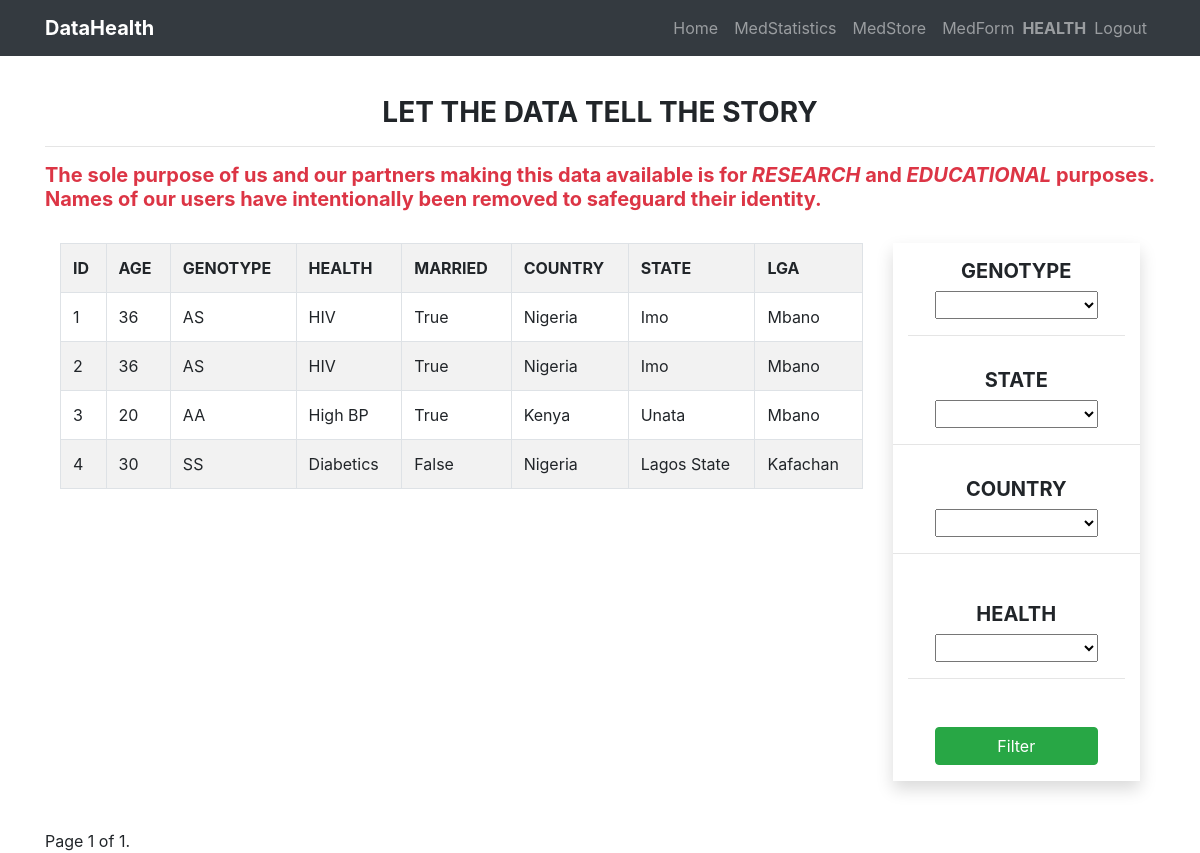
The page /medhistory/userstats/ (signed in) on the database its author committed.
### user/models.py (models this page shows)
class User(AbstractUser):
    is_healthworker = models.BooleanField(default=False, null=True)
    is_patient = models.BooleanField(default=False, null=True)

### usersmedhistory/models.py (models this page shows, shortened)
class UserMedicalRecord(models.Model):
    user_choices = (
        ('AA', 'AA'), ('AS', "AS"),('SS', 'SS')
    )
    user = models.ForeignKey(User, on_delete=models.CASCADE)
    age = models.IntegerField()
    email = models.EmailField(null=True, blank=True)
    phone = models.IntegerField(blank=True, null=True)
    country = models.ForeignKey(Country, on_delete=models.CASCADE)
    state = models.ForeignKey(State, on_delete=models.CASCADE)
    local_government = models.ForeignKey(LocalGovernment, on_delete=models.CASCADE)
    health_challenge = models.ForeignKey(HealthChallenge, on_delete=models.CASCADE)
    married = models.BooleanField(default=False)
    children = models.IntegerField(blank=True, null=True)
    wife = models.IntegerField(blank=True, null=True)
    address = models.CharField(max_length=250, blank=True, null=True)
    genotype = models.CharField(max_length=2, choices=user_choices)
    date = models.DateField(auto_now_add=True)
    class Meta:
        ordering = ["user"]

class HealthChallenge(models.Model):
    name = models.CharField(max_length=50)
    def __str__(self):
        return self.name

class Country(models.Model):
    name = models.CharField(max_length=50)
    def __str__(self):
        return self.name

class State(models.Model):
    name = models.CharField(max_length=50)
    country = models.ForeignKey(Country, on_delete=models.CASCADE)
    def __str__(self):
        return self.name

class LocalGovernment(models.Model):
    name = models.CharField(max_length=50)
    country = models.ForeignKey(Country, on_delete=models.CASCADE)
    state = models.ForeignKey(State, on_delete=models.CASCADE)
    def __str__(self):
        return self.name

### usersmedhistory/views.py (the view)
# urls.py: path('userstats/', statistics, name='stats'),
def statistics(request):
    queryset = UserMedicalRecord.objects.all()
    genotype = request.GET.get('genotype')
    if genotype != '' and genotype is not None:
        queryset = queryset.filter(genotype__icontains=genotype)
    state = request.GET.get('state')
    if state != '' and state is not None:
        queryset = queryset.filter(state__name__icontains=state)
    health = request.GET.get('health')
    if health != '' and health is not None:
        queryset = queryset.filter(health_challenge__name__icontains=health)
    country = request.GET.get('country')
    if country != '' and country is not None:
        queryset = queryset.filter(country__name__icontains=country)
    paginator = Paginator(queryset, 30)
    page_number = request.GET.get('page', 1)
    try:
        page = paginator.page(page_number)
    except PageNotAnInteger:
        page = paginator.page(1)
    except EmptyPage:
        page = paginator.page(paginator.num_pages)
    context ={"queryset": queryset, 'page': page,}
    template = 'medicalrecord/illstatistics.html'
    return render(request, template, context)

### templates/medicalrecord/illstatistics.html (shortened to what this page needs)
{% extends "index.html" %}
{% load crispy_forms_tags %}
{% load staticfiles %}
{% block content %}
<div class="container mx-auto row mt-5 pt-5">
    <div class="mb-4">
        <h3 class="text-center font-weight-bold">LET THE DATA TELL THE STORY</h3>
        <hr>
        <h5 class="text-danger font-weight-bold text-justified">The sole purpose of us and our partners making this data
            available is for <em>RESEARCH</em> and <em>EDUCATIONAL</em> purposes.
            Names of our users have intentionally been removed to safeguard their identity.
        </h5>
    </div>
    <div class="col-md-9 col-sm-12 table-responsive">
        <table style="width:100%" class="table table-striped table-bordered ">
            <tr class="text-uppercase">
                <th>ID</th>
                <th>AGE</th>
                <th>GENOTYPE</th>
                <th>HEALTH </th>
                <th>MARRIED</th>
                <th>COUNTRY</th>
                <th>STATE</th>
                <th>LGA</th>
            </tr>
            {% for record in queryset %}
            <tr>
                <td>{{ record.id }}</td>
                <td>{{ record.age }}</td>
                <td>{{ record.genotype }}</td>
                <td>{{ record.health_challenge }}</td>
                <td>{{ record.married }}</td>
                <td>{{ record.country }}</td>
                <td>{{ record.state }}</td>
                <td>{{record.local_government}}</td>
            </tr>
            {% endfor %}
        </table>
    </div>
    <div class="col-md-3 col-sm-12">
        <form method="GET" class="mb-5 shadow font-weight-bold h5 text-uppercase">
            <div class="row">
                <div class="form-group my-3 col-md-12">
                    <div class="col-12 text-center">
                        <label for="genotype">Genotype</label></div>
                    <div class="col-12 text-center">
                        <select id="genotype" name="genotype" class="w-75 mx-auto">
                            <option name=""></option>
                            <option name="AA">AA</option>
                        </select>
                        <hr>
                    </div>
                </div>
                <div class="form-group col-md-12">
                    <div class="col-12 text-center">
                        <label for="state">State</label>
                    </div>
                    <div class="col-12 text-center">
                        <select id="state" name="state" class="w-75 mx-auto">
                            <option name=""></option>
                            <option name="Imo">Imo</option>
                        </select>
                    </div>
                    <hr>
                </div>
                <div class="form-group col-md-12">
                    <div class="col-12 text-center">
                        <label for="country">Country</label>
                    </div>
                    <div class="col-12 text-center">
                        <select id="country" name="country" class="w-75 mx-auto">
                            <option name=""></option>
                            <option name="Nigeri">Nigeria</option>
                        </select>
                    </div>
                    <hr>
                </div>
                <div class="form-group my-3 col-md-12">
                    <div class="col-12 text-center">
                        <label for="health">Health</label></div>
                    <div class="col-12 text-center">
                        <select id="health" name="health" class="w-75 mx-auto">
                            <option name=""></option>
                            <option name="Malaria">Malaria</option>
                        </select>
                        <hr>
                    </div>
                </div>
                <div class="form-group my-3 col-12">
                    <div class="col-12 text-center">
                        <button class="btn btn-success w-75 btn-center" type="submit">Filter</button>
                    </div>
                </div>
            </div>
        </form>
    </div>
    {% include "includes/pagination.html" %}
</div>
{% endblock content %}

### templates/index.html (shortened to what this page needs)
<!DOCTYPE html>
<html lang="en">
<head>
    {% load staticfiles %}
    {% load crispy_forms_tags %}
    <link rel="stylesheet" href="https://maxcdn.bootstrapcdn.com/bootstrap/4.1.3/css/bootstrap.min.css">
    <link href="{% static 'css/bootstrap.min.css' %}" rel="stylesheet">
    <link href="{% static 'css/custom.css' %}" rel="stylesheet">
</head>
<body>
    {% block navbar %}
    <nav class="navbar navbar-expand-lg navbar-dark bg-dark fixed-top">
        <div class="container">
            <a class="navbar-brand" href="/"><strong class="primary-color">DataHealth</strong> </a>
            <div class="collapse navbar-collapse" id="navbarResponsive">
                <ul class="navbar-nav ml-auto text-light">
                    <li class="nav-item">
                        <a class="nav-link" href="/">Home
                        </a>
                    </li>
                    <li class="nav-item">
                        <a class="nav-link" href="{% url 'usersmedhistory:stats' %}">MedStatistics</a>
                    </li>
                    <li class="nav-item">
                        <a class="nav-link" href="{% url 'usersmedhistory:medlist' %}">MedStore</a>
                    </li>
                    <li class="nav-item">
                        <a class="nav-link" href="{% url 'usersmedhistory:medform' %}">MedForm</a>
                    </li>
                    {% if request.user.is_authenticated %}
                    <span class="navbar-text text-uppercase">
                        <b> {{ user.get_username }}</b>
                    </span>
                    <li class="nav-item">
                        <a class="nav-link" href="{% url 'logout'%}?next={{request.path}}">Logout</a>
                    </li>
                    {% else %}
                    <ul class="navbar-nav ">
                        <li class="nav-item ">
                            <a class="nav-link" href="{% url 'login'%}?next={{request.path}}">Login</a>
                        </li>
                    </ul>
                    {% endif %}
                </ul>
            </div>
        </div>
    </nav>
    {% endblock %}
    {% block content %}{% endblock %}
</body>
</html>

### static/css/custom.css (style rules this page uses)
ul { list-style: none !important; }

### rows shown on the page
User: get_username "HEALTH"
UserMedicalRecord: id "1", age "36", genotype "AS", health_challenge "HIV", married "True", country "Nigeria", state "Imo", local_government "Mbano"
UserMedicalRecord: id "2", age "36", genotype "AS", health_challenge "HIV", married "True", country "Nigeria", state "Imo", local_government "Mbano"
UserMedicalRecord: id "3", age "20", genotype "AA", health_challenge "High BP", married "True", country "Kenya", state "Unata", local_government "Mbano"
UserMedicalRecord: id "4", age "30", genotype "SS", health_challenge "Diabetics", married "False", country "Nigeria", state "Lagos State", local_government "Kafachan"

### other values the page prints
{{ page.number }} "1"
{{ page.paginator.num_pages }} "1"
